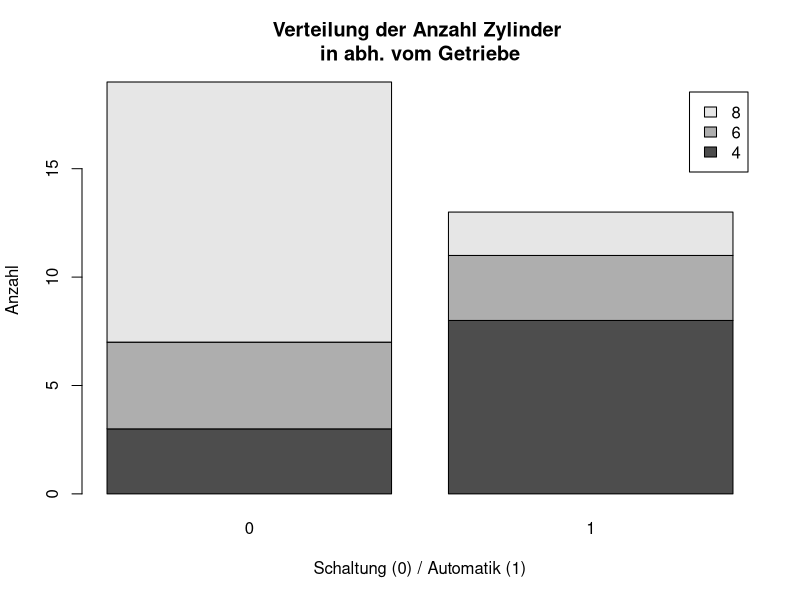
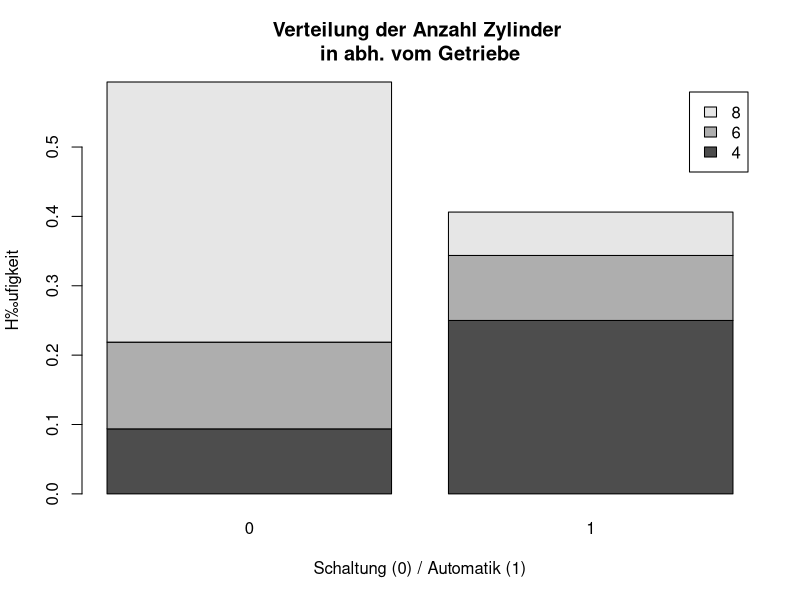
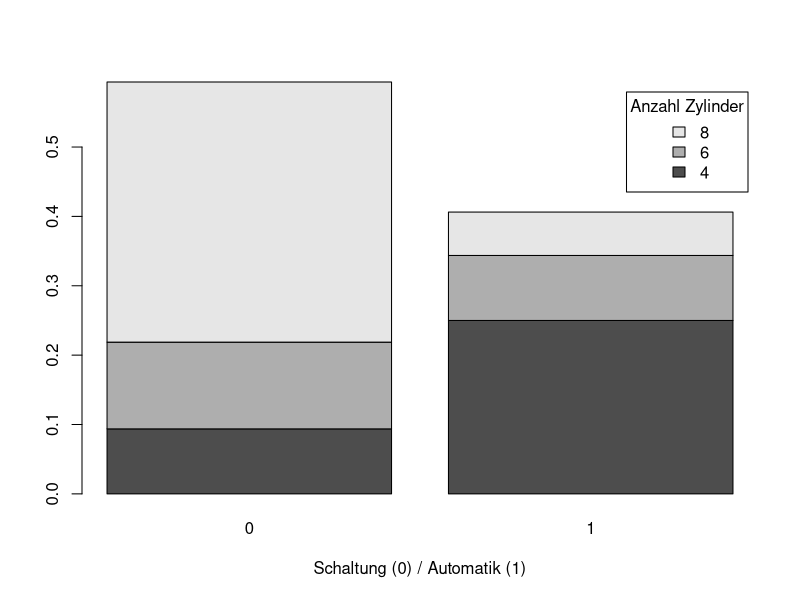
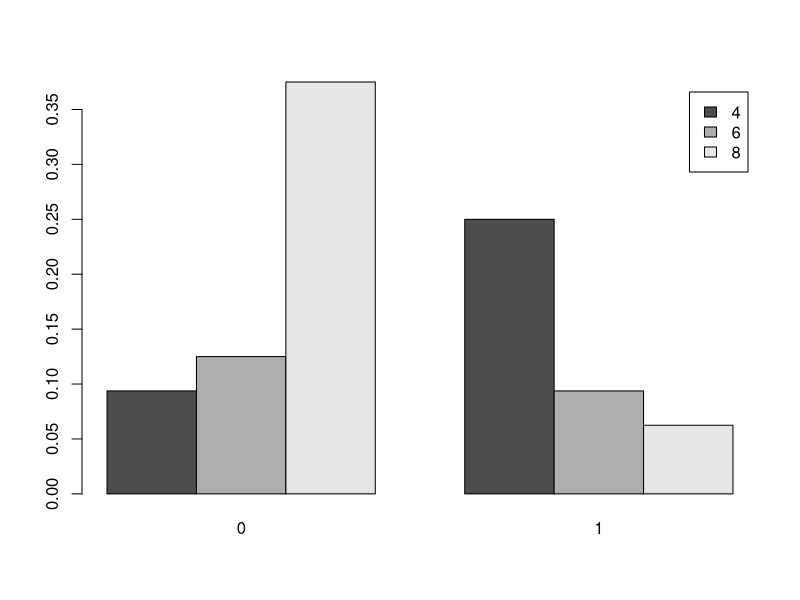
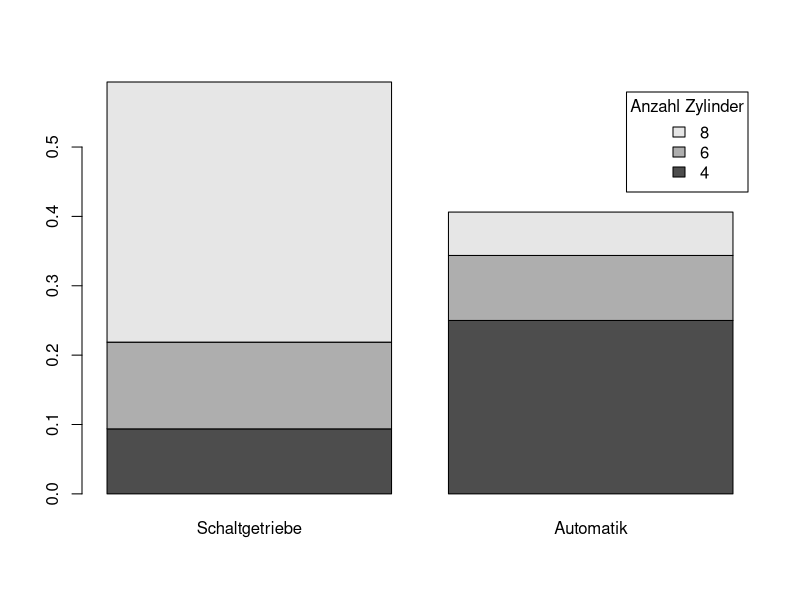

The R script that drew these images, in order:
x<-table(mtcars$cyl, mtcars$am)
barplot(x, legend=rownames(x),
        xlab='Schaltung (0) / Automatik (1)',
        ylab='Anzahl')
title('Verteilung der Anzahl Zylinder \nin abh. vom Getriebe')	


x<-prop.table(table(mtcars$cyl, mtcars$am))
barplot(x, legend=rownames(x),
        xlab='Schaltung (0) / Automatik (1)',
        ylab='H‰ufigkeit')
title('Verteilung der Anzahl Zylinder \nin abh. vom Getriebe')	


barplot(x, 
        legend=rownames(x),
        args.legend=list(title='Anzahl Zylinder'),
        xlab='Schaltung (0) / Automatik (1)')

barplot(x, legend=rownames(x), beside=T)


# umwandlung des numerischen wertes von am in faktorwert:
#
mtcars$getriebeart <- factor(mtcars$am, labels=c('Schaltgetriebe','Automatik'))

x<-prop.table(table(mtcars$cyl, mtcars$getriebeart))
barplot(x, 
        legend=rownames(x),
        args.legend=list(title='Anzahl Zylinder'))